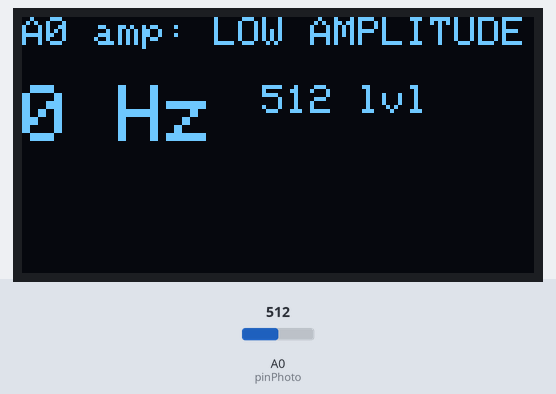
A program run on a simulated Arduino Uno, built with avr-gcc and run on an emulated ATmega328P. Shown: 128×64 one-colour display. The test bench sets the inputs (shaded band); at power-on: A0 (pinPhoto) = 512. What the program prints to the serial monitor is not drawn.

Above: at 1.2 s.
1.3 s: A0 (pinPhoto) set to 716
At 2.7 s:
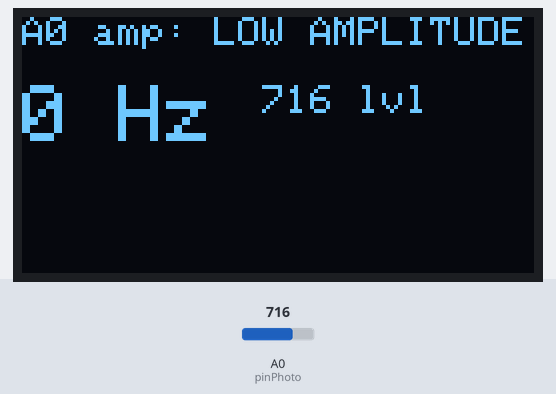
3.1 s: A0 (pinPhoto) set to 900
At 4.5 s:
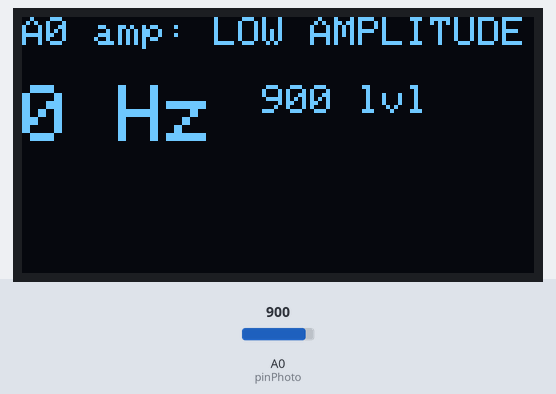
4.8 s: A0 (pinPhoto) set to 1023
At 6.4 s:
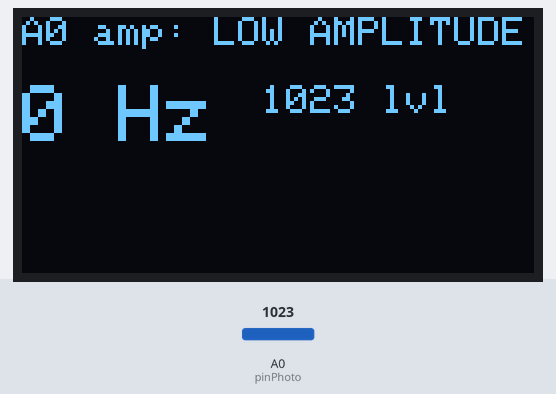
Timing chart, 0 to 7.9 s (numbered marks = the images above; inputs shaded):
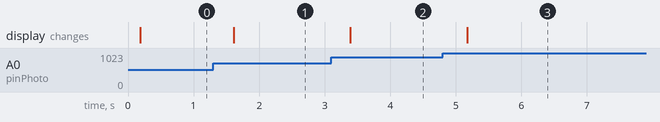

The program:

main.cpp
```cpp
#include <Arduino.h>

#include <SPI.h>
#include <Wire.h>
#include <Adafruit_GFX.h>
#include <Adafruit_SSD1306.h>

#define OLED_RESET 4
Adafruit_SSD1306 display(OLED_RESET);

const int pinPhoto = A0;
int val;

//#define FASTADC 0
// defines for setting and clearing register bits
#ifndef cbi
#define cbi(sfr, bit) (_SFR_BYTE(sfr) &= ~_BV(bit))
#endif
#ifndef sbi
#define sbi(sfr, bit) (_SFR_BYTE(sfr) |= _BV(bit))
#endif

#define arSize 400
int ar[arSize];

#define zerolux 100

void setup() {
    Serial.begin(115200);
    pinMode( pinPhoto, INPUT );

    display.begin(SSD1306_SWITCHCAPVCC, 0x3C);  // initialize with the I2C addr 0x3D (for the 128x64)

    #if FASTADC
    // set prescale to 16 scc=76.8kHz; sss=9.6kHz
    sbi(ADCSRA,ADPS2) ;
    sbi(ADCSRA,ADPS1) ;
    sbi(ADCSRA,ADPS0) ;
    #endif
}

void loop() {
    long t0 = millis();
    long sum=0;
    int i;
    for(i=0;i<arSize;i++)
    {   val = analogRead( pinPhoto );
        ar[i] = val;
        sum += val;
        delayMicroseconds(200);
    }
    long readtime = millis()-t0;
    int med = sum/i;

    int state=0, numZeroUp=0, difsum=0;
    for(i=0;i<arSize;i++)
    {   int dif = ar[i]-med;
        if(dif>0)
            if(state<=0)
                numZeroUp += 1; //go through 0 upwards
        if(dif<0)
            difsum += -dif;
        else
            difsum += dif;
        state = dif;
    }

    float amp = 0;
    float period=readtime;
    float Hz=0;
    if(numZeroUp!=0 && readtime!=0)
    {   period = (float)readtime/(float)numZeroUp; //millis
        Hz = 1000*(float)numZeroUp/(float)readtime; //millis
        amp = (float)difsum/(float)arSize;
    }

    Serial.print( "Overall read time=" );
    Serial.print( readtime );
    Serial.print( " per=" );
    Serial.print( period );
    Serial.print( " ampAvg=" );
    Serial.print( amp );
    Serial.print( " Hz=" );
    Serial.print( round(Hz) );
    Serial.print( " med=" );
    Serial.println( med );

    display.clearDisplay(); // Clear the buffer
    display.setTextColor(WHITE);
    display.setTextSize(1);
    display.setCursor(0,0); // Устанавливаем курсор в колонку 0, строку 0. на самом деле это строка №1, т.к. нумерация начинается с 0.
    display.print("A0 amp:");
    if(amp<2)
    {   display.print(" LOW AMPLITUDE");
        Hz=0;
    }else{
        display.print(round(amp), DEC);
        display.print(" amp");
    }

    display.setTextSize(2);
    display.setCursor(0,17);

    display.print(round(Hz), DEC);
    display.print(" Hz ");

    display.setTextSize(1);
    //display.setCursor(0,17);
    display.print(med, DEC);
    display.print(" lvl");
    display.display();

    delay(200);
}
```

Measured:
- after the input at 1.3 s, the display: changes after 0.31 s (image 1)
- after the input at 3.1 s, the display: changes after 0.29 s (image 2)
- after the input at 4.8 s, the display: changes after 0.37 s (image 3)
